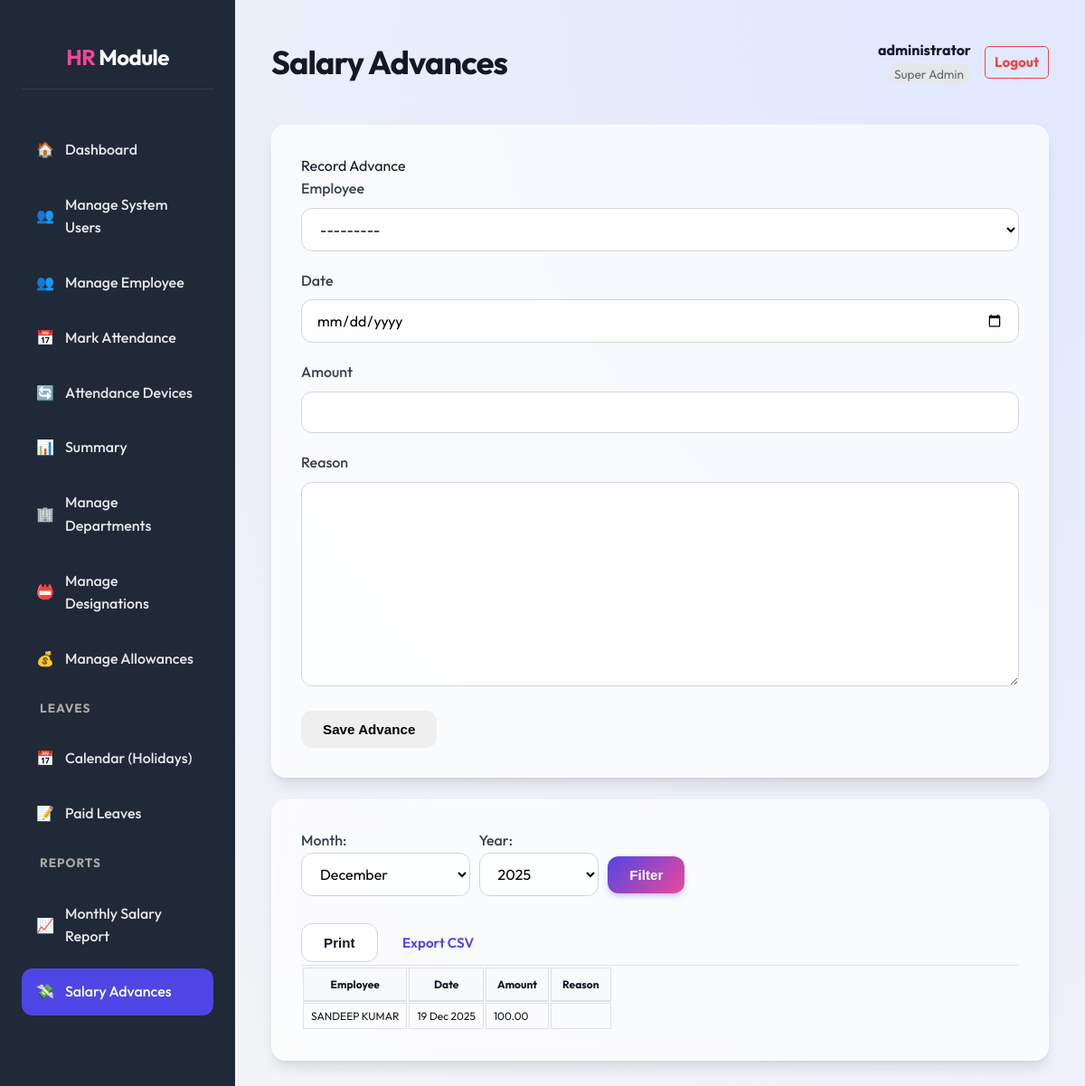
The app's page /salary/advance/ (signed in), older data.
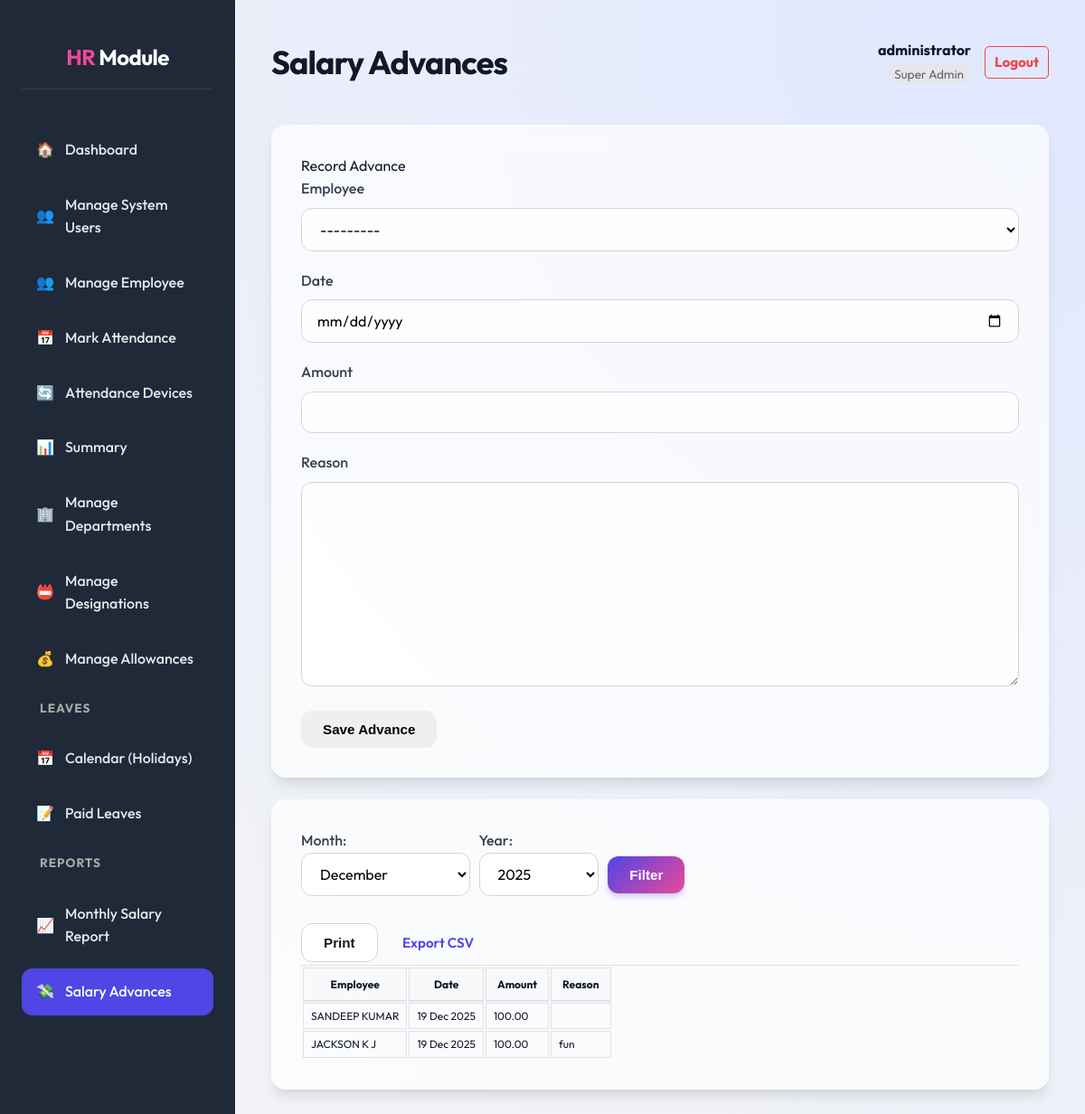
The same page, newer data.
### core/models.py (models this page shows, shortened)
class SalaryAdvance(models.Model):
    employee = models.ForeignKey(Employee, on_delete=models.CASCADE)
    date = models.DateField()
    amount = models.DecimalField(max_digits=10, decimal_places=2)
    reason = models.TextField(blank=True, null=True)

class Employee(models.Model):
    user = models.OneToOneField(User, on_delete=models.SET_NULL, null=True, blank=True, related_name='employee_profile')
    GENDER_CHOICES = [
        ('M', 'Male'),
        ('F', 'Female'),
        ('O', 'Other'),
    ]
    EMPLOYMENT_TYPE_CHOICES = [
        ('Permanent', 'Permanent'),
        ('Trainee', 'Trainee'),
        ('Contract', 'Contract'),
        ('Daily Wages', 'Daily Wages'),
        ('Internship', 'Internship'),
        ('Part-Time', 'Part-Time'),
        ('Full-Time', 'Full-Time'),
    ]
    employee_code = models.CharField(max_length=20, unique=True, default=0)
    full_name = models.CharField(max_length=255, default='')
    address = models.TextField(default='')
    date_of_birth = models.DateField(null=True, blank=True, default=None)
    contact_number = models.CharField(max_length=15, default='')
    aadhar_number = models.CharField(max_length=12, default='')
    sex = models.CharField(max_length=1, choices=GENDER_CHOICES, null=True, blank=True, default=None)
    nationality = models.CharField(max_length=50, default='')
    state = models.CharField(max_length=50, default='')
    joining_date = models.DateField(default=datetime.date.today)
    department = models.ForeignKey(Department, on_delete=models.SET_NULL, null=True, blank=True)
    designation = models.ForeignKey(Designation, on_delete=models.SET_NULL, null=True, blank=True)
    previous_experience = models.TextField(default='')
    employment_type = models.CharField(max_length=20, choices=EMPLOYMENT_TYPE_CHOICES, default='Permanent')
    basic_salary = models.DecimalField(max_digits=10, decimal_places=2, default=0.00)
    allowances = models.ManyToManyField(Allowance, through='EmployeeAllowance', blank=True)
    def __str__(self):
        return f"{self.full_name} ({self.employee_code})"

### core/views.py (the view)
# urls.py: path('salary/advance/', views.salary_advance_list, name='salary_advance_list'),
@hr_required
def salary_advance_list(request):
    employees = Employee.objects.all()
    current_date = datetime.date.today()
    selected_month = int(request.GET.get('month', current_date.month))
    selected_year = int(request.GET.get('year', current_date.year))
    advances = SalaryAdvance.objects.filter(
        date__month=selected_month,
        date__year=selected_year
    ).order_by('-date')
    if request.method == 'POST':
        form = SalaryAdvanceForm(request.POST)
        if form.is_valid():
            form.save()
            messages.success(request, "Salary Advance added successfully")
            return redirect('salary_advance_list')
    else:
        form = SalaryAdvanceForm()
    context = {
        'advances': advances,
        'employees': employees,
        'form': form,
        'selected_month': selected_month,
        'selected_year': selected_year,
        'months': list(enumerate(calendar.month_name))[1:],
        'years': range(current_date.year - 2, current_date.year + 3)
    }
    return render(request, 'core/salary_advance_list.html', context)

### core/templates/core/salary_advance_list.html (shortened to what this page needs)
{% extends 'core/dashboard_base.html' %}
{% block page_title %}Salary Advances{% endblock %}
{% block dashboard_content %}
<div class="row">
    <div class="col-md-4">
        <div class="card">
            <div class="card-header bg-warning text-dark">Record Advance</div>
            <div class="card-body">
                <form method="post">
                    {% for field in form %}
                    <div class="form-group mb-3">
                        <label>{{ field.label }}</label>
                        {{ field }}
                    </div>
                    {% endfor %}
                    <button type="submit" class="btn btn-warning btn-block w-100">Save Advance</button>
                </form>
            </div>
        </div>
    </div>
    <div class="col-md-8">
        <div class="card">
            <div class="card-header d-flex justify-content-between align-items-center"
                style="flex-wrap: wrap; gap: 10px;">
                <form method="get" class="form-inline" style="display: flex; gap: 10px; align-items: center;">
                    <label>Month:
                        <select name="month" class="form-control form-control-sm ml-2">
                            {% for m_num, m_name in months %}
                            {% if m_num == selected_month %}
                            <option value="{{ m_num }}" selected>{{ m_name }}</option>
                            {% else %}
                            <option value="{{ m_num }}">{{ m_name }}</option>
                            {% endif %}
                            {% endfor %}
                        </select>
                    </label>
                    <label>Year:
                        <select name="year" class="form-control form-control-sm ml-2">
                            {% for y in years %}
                            {% if y == selected_year %}
                            <option value="{{ y }}" selected>{{ y }}</option>
                            {% else %}
                            <option value="{{ y }}">{{ y }}</option>
                            {% endif %}
                            {% endfor %}
                        </select>
                    </label>
                    <button type="submit" class="btn btn-primary btn-sm">Filter</button>
                </form>
                <div>
                    <button type="button" class="btn btn-secondary btn-sm mr-2" onclick="window.print()">Print</button>
                    <a href="{% url 'export_salary_advances_csv' %}?month={{ selected_month }}&year={{ selected_year }}"
                        class="btn btn-success btn-sm">Export CSV</a>
                </div>
            </div>
            <div class="card-body p-0">
                <div class="spreadsheet-container">
                    <table class="table table-bordered table-hover spreadsheet-table">
                        <thead>
                            <tr>
                                <th>Employee</th>
                                <th>Date</th>
                                <th>Amount</th>
                                <th>Reason</th>
                            </tr>
                        </thead>
                        <tbody>
                            {% for adv in advances %}
                            <tr>
                                <td>{{ adv.employee.full_name }}</td>
                                <td>{{ adv.date|date:"d M Y" }}</td>
                                <td>{{ adv.amount }}</td>
                                <td>{{ adv.reason }}</td>
                            </tr>
                            {% empty %}
                            <tr>
                                <td colspan="4" class="text-center p-3">No advances recorded.</td>
                            </tr>
                            {% endfor %}
                        </tbody>
                    </table>
                </div>
            </div>
        </div>
    </div>
</div>
{% endblock %}

### core/templates/core/dashboard_base.html (shortened to what this page needs)
{% extends 'core/base.html' %}
{% load static %}
{% block content %}
<div class="dashboard-layout">
    <div class="sidebar">
        <h2><span style="color: var(--secondary-color);">HR</span> Module</h2>
        <ul>
            <li><a href="{% url 'dashboard' %}"
                    class="{% if request.resolver_match.url_name == 'dashboard' %}active{% endif %}">
                    <span>🏠</span> Dashboard
                </a></li>
            {% if user.is_superuser or user.hrprofile.role == 0 %}
            <li><a href="{% url 'manage_hrs' %}"
                    class="{% if 'manage_hr' in request.resolver_match.url_name %}active{% endif %}">
                    <span>👥</span> Manage System Users
                </a></li>
            {% endif %}
            <li><a href="{% url 'employee_list' %}"
                    class="{% if request.resolver_match.url_name == 'employee_list' %}active{% endif %}">
                    <span>👥</span> Manage Employee
                </a></li>
            <li><a href="{% url 'attendance_mark' %}"
                    class="{% if request.resolver_match.url_name == 'attendance_mark' %}active{% endif %}">
                    <span>📅</span> Mark Attendance
                </a></li>
            <li><a href="{% url 'device_list' %}"
                    class="{% if request.resolver_match.url_name == 'device_list' %}active{% endif %}">
                    <span>🔄</span> Attendance Devices
                </a></li>
            <li><a href="{% url 'summary' %}"
                    class="{% if request.resolver_match.url_name == 'summary' %}active{% endif %}">
                    <span>📊</span> Summary
                </a></li>
            <li><a href="{% url 'department_list' %}"
                    class="{% if request.resolver_match.url_name == 'department_list' %}active{% endif %}">
                    <span>🏢</span> Manage Departments
                </a></li>
            <li><a href="{% url 'designation_list' %}"
                    class="{% if request.resolver_match.url_name == 'designation_list' %}active{% endif %}">
                    <span>📛</span> Manage Designations
                </a></li>
            <li><a href="{% url 'allowance_list' %}"
                    class="{% if request.resolver_match.url_name == 'allowance_list' %}active{% endif %}">
                    <span>💰</span> Manage Allowances
                </a></li>
            <li>
                <div
                    style="padding: 10px 20px; font-size: 0.85em; color: #aaa; text-transform: uppercase; font-weight: bold; letter-spacing: 1px;">
                    Leaves</div>
            </li>
            <li><a href="{% url 'leave_calendar' %}"
                    class="{% if request.resolver_match.url_name == 'leave_calendar' %}active{% endif %}">
                    <span>📅</span> Calendar (Holidays)
                </a></li>
            <li><a href="{% url 'leave_list' %}"
                    class="{% if request.resolver_match.url_name == 'leave_list' %}active{% endif %}">
                    <span>📝</span> Paid Leaves
                </a></li>
            <li>
                <div
                    style="padding: 10px 20px; font-size: 0.85em; color: #aaa; text-transform: uppercase; font-weight: bold; letter-spacing: 1px;">
                    Reports</div>
            </li>
            <li><a href="{% url 'monthly_salary_report' %}"
                    class="{% if request.resolver_match.url_name == 'monthly_salary_report' %}active{% endif %}">
                    <span>📈</span> Monthly Salary Report
                </a></li>
            <li><a href="{% url 'salary_advance_list' %}"
                    class="{% if request.resolver_match.url_name == 'salary_advance_list' %}active{% endif %}">
                    <span>💸</span> Salary Advances
                </a></li>
    </div>
    <div class="main-content">
        <div class="main-content-header" style="justify-content: space-between; display: flex; align-items: center;">
            <h1 style="margin: 0;">{% block page_title %}{% endblock %}</h1>
            <div class="user-info" style="display: flex; align-items: center; gap: 15px;">
                <div style="text-align: right;">
                    <span style="display: block; font-weight: bold;">{{ user.username }}</span>
                    <span
                        style="font-size: 0.85em; color: #666; background: #e5e7eb; padding: 2px 8px; border-radius: 12px;">
                        {% if user.is_superuser %}Super Admin
                        {% elif user.hrprofile.role == 0 %}Administrator
                        {% elif user.hrprofile.role == 1 %}HR Manager
                        {% elif user.hrprofile.role == 2 %}Employee
                        {% else %}User
                        {% endif %}
                    </span>
                </div>
                <a href="{% url 'logout' %}" class="btn btn-sm btn-outline-danger"
                    style="text-decoration: none; padding: 5px 10px; border: 1px solid #ef4444; color: #ef4444; border-radius: 5px; font-weight: bold;">Logout</a>
            </div>
        </div>
        {% block dashboard_content %}{% endblock %}
    </div>
</div>
{% endblock %}

### core/templates/core/base.html (shortened to what this page needs)
{% load static %}
<!DOCTYPE html>
<html lang="en">
<head>
    <link rel="stylesheet" href="{% static 'core/style.css' %}">
</head>
<body>
    {% block content %}{% endblock %}
</body>
</html>

Row changes from the older to the newer data that the page shows:
added SalaryAdvance: employee.full_name "JACKSON K J", date "19 Dec 2025", amount "100.00", reason "fun"
